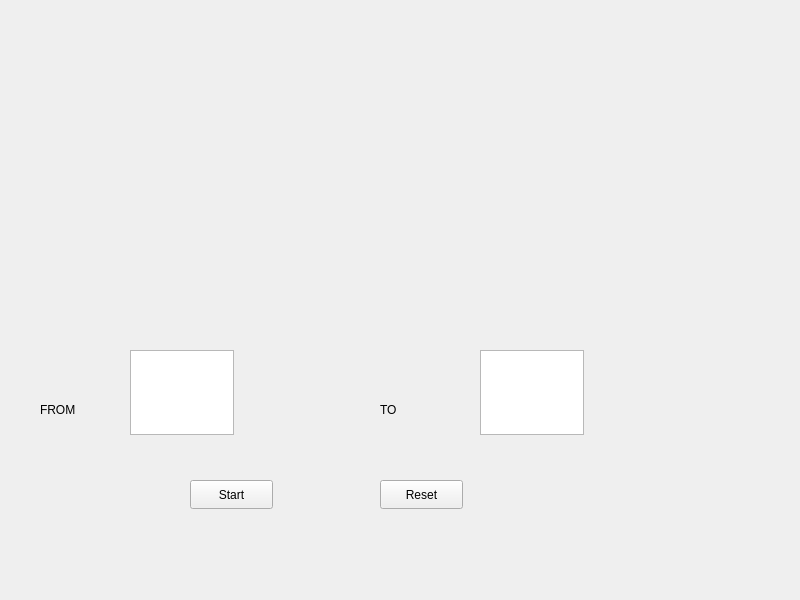
<?xml version="1.0" encoding="UTF-8"?>
<ui version="4.0">
 <class>MainWindow</class>
 <widget class="QMainWindow" name="MainWindow">
  <property name="geometry">
   <rect>
    <x>0</x>
    <y>0</y>
    <width>800</width>
    <height>600</height>
   </rect>
  </property>
  <property name="windowTitle">
   <string>MainWindow</string>
  </property>
  <widget class="QWidget" name="centralwidget">

   <!-- This is the placeholder QWidget for the plot -->
   <widget class="QWidget" name="graphPlotter">
    <property name="geometry">
     <rect>
      <x>210</x>
      <y>100</y>
      <width>256</width>
      <height>192</height>
     </rect>
    </property>
    <layout class="QVBoxLayout" name="verticalLayout"/>
   </widget>

   <widget class="QPlainTextEdit" name="fromInput">
    <property name="geometry">
     <rect>
      <x>130</x>
      <y>350</y>
      <width>104</width>
      <height>85</height>
     </rect>
    </property>
   </widget>
   <widget class="QPlainTextEdit" name="toInput">
    <property name="geometry">
     <rect>
      <x>480</x>
      <y>350</y>
      <width>104</width>
      <height>85</height>
     </rect>
    </property>
   </widget>
   <widget class="QLabel" name="from">
    <property name="geometry">
     <rect>
      <x>40</x>
      <y>400</y>
      <width>63</width>
      <height>20</height>
     </rect>
    </property>
    <property name="text">
     <string>FROM</string>
    </property>
   </widget>
   <widget class="QLabel" name="to">
    <property name="geometry">
     <rect>
      <x>380</x>
      <y>400</y>
      <width>63</width>
      <height>20</height>
     </rect>
    </property>
    <property name="text">
     <string>TO</string>
    </property>
   </widget>
   <widget class="QPushButton" name="startPlot">
    <property name="geometry">
     <rect>
      <x>190</x>
      <y>480</y>
      <width>83</width>
      <height>29</height>
     </rect>
    </property>
    <property name="text">
     <string>Start</string>
    </property>
   </widget>
   <widget class="QPushButton" name="resetPlot">
    <property name="geometry">
     <rect>
      <x>380</x>
      <y>480</y>
      <width>83</width>
      <height>29</height>
     </rect>
    </property>
    <property name="text">
     <string>Reset</string>
    </property>
   </widget>
  </widget>
 </widget>
 <resources/>
 <connections/>
</ui>
